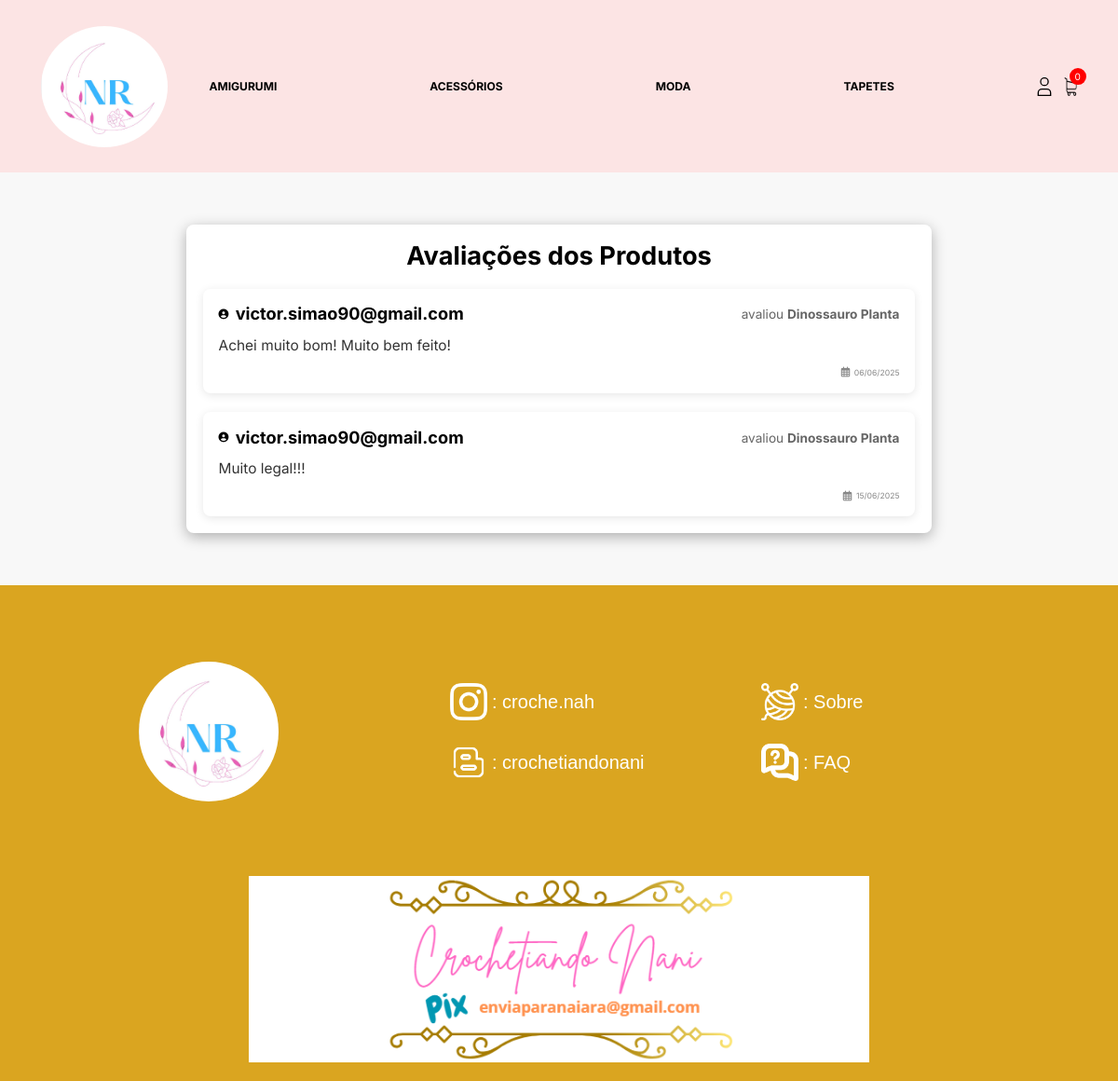
The page /avaliacoes/ on the database as committed earlier.
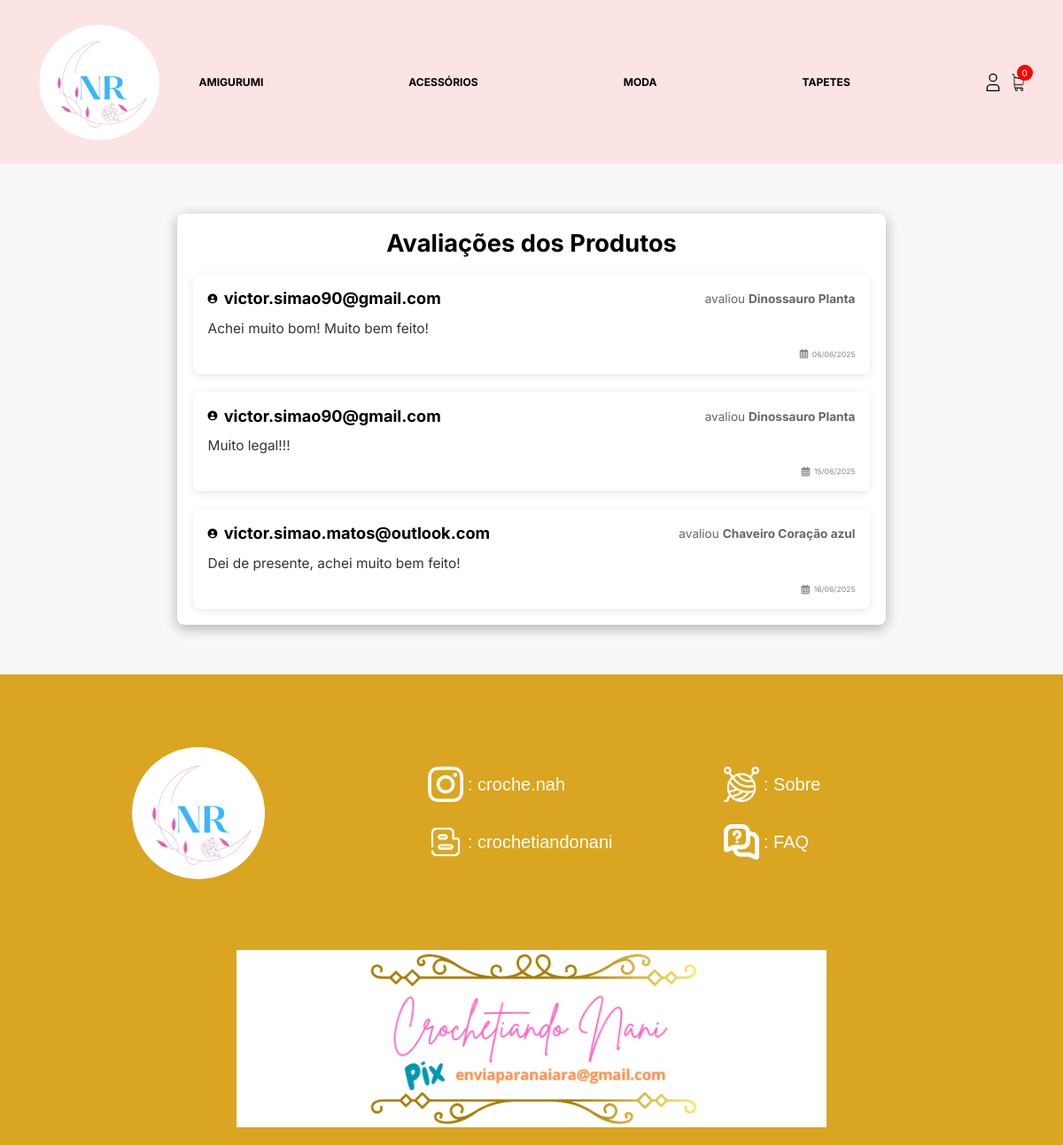
The same page on the database as committed later.
### loja/models.py (models this page shows, shortened)
class Categoria(models.Model):
    nome = models.CharField(max_length=200, null=True, blank=True)
    slug = models.CharField(max_length=200, null=True, blank=True)

class Avaliacao(models.Model):
    usuario = models.ForeignKey(User, on_delete=models.CASCADE)
    produto = models.CharField(max_length=255)  # Aqui você pode usar um campo relacionado ao modelo Produto
    comentario = models.TextField()
    data_criacao = models.DateTimeField(auto_now_add=True)

### loja/views.py (the view)
# urls.py: path('avaliacoes/', listar_avaliacoes, name='listar_avaliacoes'),
def listar_avaliacoes(request):
    avaliacoes = Avaliacao.objects.all()
    return render(request, 'listar_avaliacoes.html', {'avaliacoes': avaliacoes})

### loja/novos_context.py (called while the page is built)
def categoria_tipos(request):
    categorias_navegacao = Categoria.objects.all()
    tipos_navegacao = Tipo.objects.all()
    return {
        'categorias_navegacao': categorias_navegacao,
        'tipos_navegacao': tipos_navegacao
    }

def faz_parte_equipe(request):
    equipe = False
    if request.user.is_authenticated:
        equipe = request.user.groups.filter(name="equipe").exists()
    return {"equipe": equipe}

### loja/templates/listar_avaliacoes.html (shortened to what this page needs)
{% extends 'base.html' %}
{% load static %}
{% block body %}
<body>
    <section class="conta">
        <div class="conta__container avaliacoes-container">
            <h1 class="avaliacoes-titulo">Avaliações dos Produtos</h1>
            <div class="avaliacoes-lista">
                {% for avaliacao in avaliacoes %}
                <div class="avaliacao-card">
                    <div class="avaliacao-cabecalho">
                        <div class="avaliacao-usuario">
                            <i class="fas fa-user-circle"></i>
                            <strong>{{ avaliacao.usuario.username }}</strong>
                        </div>
                        <div class="avaliacao-produto">
                            avaliou <strong>{{ avaliacao.produto }}</strong>
                        </div>
                    </div>
                    <div class="avaliacao-conteudo">
                        <p class="avaliacao-texto">{{ avaliacao.comentario }}</p>
                    </div>
                    <div class="avaliacao-rodape">
                        <span class="avaliacao-data">
                            <i class="far fa-calendar-alt"></i>
                            {{ avaliacao.data_criacao|date:"d/m/Y" }}
                        </span>
                    </div>
                </div>
                {% endfor %}
            </div>
        </div>
    </section>
</body>
{% endblock %}

### loja/templates/navbar.html (shortened to what this page needs)
{% load static %}
<header class="cabecalho" style="background-color: #fce4e4f6;">
    <div class="cabecalho__container">
      <a href="{% url 'homepage' %}">
        <img
        src="{% static 'images/logo.png' %}" width="auto" height="130" style="border-radius: 50%;"
          alt="Logo Crochetiando"
          class="cabecalho__logo"
        />
      </a>
      <nav class="cabecalho__navegacao">
        <ul class="cabecalho__lista">
        {% for categoria in categorias_navegacao %}
          <li class="cabecalho__item-lista">
            <a
              class="cabecalho__link"
              href="{% url 'loja' %}{{ categoria.slug }}"
              >{{ categoria.nome }}</a
            >
          </li>
        {% endfor %}
        </ul>
    </nav>
    </div>
   <div class="cabecalho__icones">
      <div class="cabecalho__icone-login">
        {% if request.user.is_authenticated %}
        <a class="cabecalho__link-icone cabecalho__link-icone--logado" href="javascript: void(0)">
        {% else %}
        <a class="cabecalho__link-icone" href="{% url 'fazer_login' %}">
        {% endif %}
        </a>
      </div>
      <div class="cabecalho__icone-carrinho">
        <a class="cabecalho__link-icone" href="{% url 'carrinho' %}">
            <img src="{% static 'images/carrinho-de-compras (1).png' %}" alt="Carrinho" class="cabecalho__icone cabecalho__icone--menor">
        </a>
        <div class="cabecalho__itens cabecalho__itens--visivel">{{ quantidade_produtos_carrinho }}</div>
    </div>
    </div>
  </header>

Rows that differ between the two databases and show on the page:
added Avaliacao: usuario.username "victor.simao.matos@outlook.com", produto "Chaveiro Coração azul", comentario "Dei de presente, achei muito bem feito!", data_criacao "16/06/2025"
